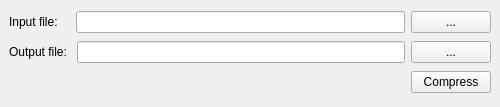
<?xml version="1.0" encoding="UTF-8"?>
<ui version="4.0">
 <class>mw_compresser</class>
 <widget class="QMainWindow" name="mw_compresser">
  <property name="windowModality">
   <enum>Qt::NonModal</enum>
  </property>
  <property name="enabled">
   <bool>true</bool>
  </property>
  <property name="geometry">
   <rect>
    <x>0</x>
    <y>0</y>
    <width>500</width>
    <height>107</height>
   </rect>
  </property>
  <property name="sizePolicy">
   <sizepolicy hsizetype="Fixed" vsizetype="Fixed">
    <horstretch>0</horstretch>
    <verstretch>0</verstretch>
   </sizepolicy>
  </property>
  <property name="minimumSize">
   <size>
    <width>500</width>
    <height>107</height>
   </size>
  </property>
  <property name="maximumSize">
   <size>
    <width>500</width>
    <height>107</height>
   </size>
  </property>
  <property name="windowTitle">
   <string>LuckyBoard Compresser</string>
  </property>
  <property name="documentMode">
   <bool>false</bool>
  </property>
  <widget class="QWidget" name="body">
   <layout class="QHBoxLayout" name="horizontalLayout">
    <item>
     <layout class="QVBoxLayout" name="content">
      <item>
       <layout class="QHBoxLayout" name="section_inputfile">
        <item>
         <layout class="QHBoxLayout" name="inputfile_wrapper" stretch="0">
          <property name="rightMargin">
           <number>12</number>
          </property>
          <item>
           <widget class="QLabel" name="label_inputfile">
            <property name="text">
             <string>Input file:</string>
            </property>
           </widget>
          </item>
         </layout>
        </item>
        <item>
         <widget class="QLineEdit" name="linepath_inputfile">
          <property name="sizePolicy">
           <sizepolicy hsizetype="Expanding" vsizetype="Fixed">
            <horstretch>0</horstretch>
            <verstretch>0</verstretch>
           </sizepolicy>
          </property>
          <property name="sizeIncrement">
           <size>
            <width>0</width>
            <height>0</height>
           </size>
          </property>
          <property name="baseSize">
           <size>
            <width>0</width>
            <height>0</height>
           </size>
          </property>
         </widget>
        </item>
        <item>
         <widget class="QPushButton" name="opendialog_inputfile">
          <property name="sizePolicy">
           <sizepolicy hsizetype="Minimum" vsizetype="Fixed">
            <horstretch>0</horstretch>
            <verstretch>0</verstretch>
           </sizepolicy>
          </property>
          <property name="minimumSize">
           <size>
            <width>0</width>
            <height>0</height>
           </size>
          </property>
          <property name="sizeIncrement">
           <size>
            <width>0</width>
            <height>0</height>
           </size>
          </property>
          <property name="baseSize">
           <size>
            <width>0</width>
            <height>0</height>
           </size>
          </property>
          <property name="text">
           <string>...</string>
          </property>
         </widget>
        </item>
       </layout>
      </item>
      <item>
       <layout class="QHBoxLayout" name="section_outfile">
        <item>
         <layout class="QHBoxLayout" name="outfile_wrapper">
          <property name="rightMargin">
           <number>4</number>
          </property>
          <item>
           <widget class="QLabel" name="label_outfile">
            <property name="text">
             <string>Output file:</string>
            </property>
           </widget>
          </item>
         </layout>
        </item>
        <item>
         <widget class="QLineEdit" name="linepath_outfile"/>
        </item>
        <item>
         <widget class="QPushButton" name="opendialog_outfile">
          <property name="text">
           <string>...</string>
          </property>
         </widget>
        </item>
       </layout>
      </item>
      <item>
       <layout class="QHBoxLayout" name="section_controlbuttons">
        <item>
         <spacer name="horizontalSpacer">
          <property name="orientation">
           <enum>Qt::Horizontal</enum>
          </property>
          <property name="sizeHint" stdset="0">
           <size>
            <width>40</width>
            <height>20</height>
           </size>
          </property>
         </spacer>
        </item>
        <item>
         <widget class="QPushButton" name="compress_button">
          <property name="text">
           <string>Compress</string>
          </property>
         </widget>
        </item>
       </layout>
      </item>
     </layout>
    </item>
   </layout>
  </widget>
 </widget>
 <resources/>
 <connections/>
</ui>
